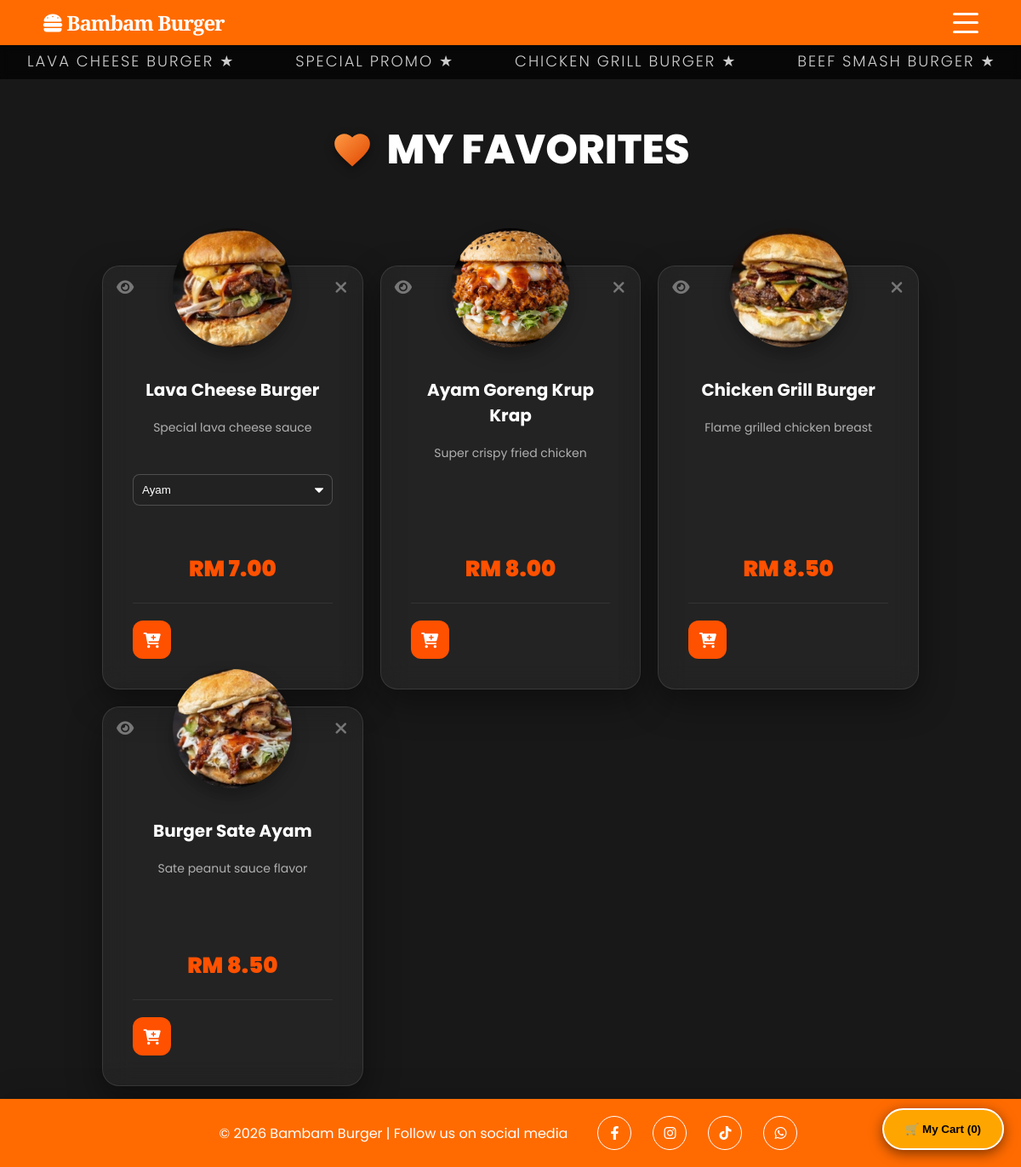
/favorites.php (signed in), run on the app's committed database.
### tables this page shows
CREATE TABLE `menu_items` (
  `id` int NOT NULL,
  `category` varchar(50) NOT NULL,
  `name` varchar(100) NOT NULL,
  `description` text,
  `price` decimal(10,2) NOT NULL,
  `has_protein` tinyint(1) DEFAULT '0',
  `variants` json DEFAULT NULL,
  `image` varchar(255) DEFAULT NULL,
  `created_at` timestamp NULL DEFAULT CURRENT_TIMESTAMP,
  `is_available` tinyint(1) NOT NULL DEFAULT '1',
  `cost_price` decimal(10,2) DEFAULT '0.00'
);

### languages.php (called while the page is built, shortened)
<?php
$lang_code = isset($_COOKIE['site_lang']) ? $_COOKIE['site_lang'] : 'en';
$t = $all_translations[$lang_code];
?>

### favorites.php (the view, shortened to what this page needs)
<?php include 'header.php'; ?>
<?php include_once 'db.php'; ?>
<div class="page-title">
    <h2>
        My Favorites
    </h2>
</div>
<section class="menu-grid" id="favGrid">
    <?php
    $user_id = $_SESSION['user_id'] ?? null;
    if ($user_id) {
        try {
            $stmt = $pdo->prepare("
                SELECT m.*, f.id as fav_record_id
                FROM menu_items m
                JOIN favorites f ON m.id = f.product_id
                WHERE f.user_id = ?
            ");
            $stmt->execute([$user_id]);
            $favorites = $stmt->fetchAll(PDO::FETCH_ASSOC);
            if (count($favorites) > 0) {
                foreach($favorites as $row) {
                    $lowerName = strtolower($row['name']);
                    $imgFilename = str_replace(' ', '', $lowerName) . '.png';
                    if ($lowerName === 'ayam goreng krup krap') $imgFilename = 'ayamkrupkrap.jpg';
                    if ($lowerName === 'lava cheese burger') $imgFilename = 'lavacheese.jpg';
                    if ($lowerName === 'chicken grill burger') $imgFilename = 'grill.jpg';
                    if ($lowerName === 'burger sate ayam') $imgFilename = 'sate.jpg';
                    ?>
                    <div class="menu-card">
                        <button class="quick-view-btn" onclick="openQuickView('<?php echo htmlspecialchars($row['name']); ?>', '<?php echo htmlspecialchars($row['description']); ?>', '<?php echo $row['price']; ?>', 'images/<?php echo $imgFilename; ?>')" title="Quick View"><i class="fas fa-eye"></i></button>
                        <button class="fav-btn" onclick="removeFavDB(<?php echo $row['fav_record_id']; ?>, this)" title="Remove"><i class="fas fa-times"></i></button>
                        <div class="card-img-container">
                            <img src="images/<?php echo $imgFilename; ?>"
                                 onerror="this.style.display='none'"
                                 alt="<?php echo htmlspecialchars($row['name']); ?>">
                        </div>
                        <div class="card-content">
                            <h3><?php echo htmlspecialchars($row['name']); ?></h3>
                            <p><?php echo htmlspecialchars($row['description']); ?></p>
                            <?php if ($row['has_protein']): ?>
                                <select class="protein">
                                    <option value="Ayam">Ayam</option>
                                </select>
                            <?php endif; ?>
                            <div class="price">RM <?php echo number_format($row['price'], 2); ?></div>
                        </div>
                        <div class="card-footer">
                            <button class="add-btn" onclick="addToCart(this)" title="Add to Cart"><i class="fas fa-cart-plus"></i></button>
                        </div>
                    </div>
                    <?php
                }
            }
        } catch (PDOException $e) {
            echo '<div class="empty-msg"><h3>Error loading favorites.</h3></div>';
        }
    } else {
        echo '<div class="empty-msg"><h3>Please login to view favorites.</h3></div>';
    }
    ?>
</section>
<button id="cart-trigger" onclick="toggleCart()">🛒 My Cart (<span id="cart-count">0</span>)</button>
<?php include 'footer.php'; ?>

### header.php (shortened to what this page needs)
<?php
include 'languages.php';
$ticker_items = ['LAVA CHEESE BURGER', 'SPECIAL PROMO', 'CHICKEN GRILL BURGER', 'BEEF SMASH BURGER', 'FREE DELIVERY KANGAR'];
?>
<!DOCTYPE html>
<html lang="en">
<head>
<link href="https://cdnjs.cloudflare.com/ajax/libs/font-awesome/6.0.0/css/all.min.css" rel="stylesheet">
</head>
<body>
<header>
    <h1><a href="index.php" style="text-decoration:none;"><i class="fas fa-hamburger"></i> Bambam Burger</a></h1>
    <button class="hamburger" onclick="toggleMenu()">
        <span></span><span></span><span></span>
    </button>
</header>
<div class="ticker-wrap">
    <div class="ticker-move">
        <?php for ($i = 0; $i < 5; $i++):  ?>
            <?php foreach ($ticker_items as $item): ?>
                <div class="ticker-item"><?php echo htmlspecialchars($item); ?> &#x2605;</div>
            <?php endforeach; ?>
        <?php endfor; ?>
    </div>
</div>

### footer.php (shortened to what this page needs)
<footer>
    <div class="footer-container">
        <span><?php echo $t['footer_text']; ?></span>
        <div class="social-icons">
            <a href="https://www.facebook.com/abiangbam/about?locale=ms_MY" target="_blank" class="social-btn"><i class="fab fa-facebook-f"></i></a>
            <a href="https://www.instagram.com/bambamburgers_hq/" target="_blank" class="social-btn"><i class="fab fa-instagram"></i></a>
            <a href="https://www.tiktok.com/@bambamburger" target="_blank" class="social-btn"><i class="fab fa-tiktok"></i></a>
            <a href="https://wa.me/60175900799" target="_blank" class="social-btn"><i class="fab fa-whatsapp"></i></a>
        </div>
    </div>
</footer>
</body>
</html>

### header.php (style rules this page uses)
*, *::before, *::after { box-sizing: border-box; }
body { margin:0; font-family: 'Poppins', sans-serif; padding-bottom: 75px; background-color: #181818; color: #ffffff; position: relative; }
body::before { content: ""; position: fixed; top: 0; left: 0; width: 100%; height: 100%; background: url('images/ch.png') no-repeat center center fixed; background-size: cover; opacity: 0.08; z-index: -1; pointer-events: none; }
h1, h2, h3, h4, h5, h6 { font-family: 'Playfair Display', serif; }
header { background-color: #FF6B00 !important; opacity: 1 !important; border-bottom: none; color: #ffffff; padding: 10px 50px; display:flex; justify-content:space-between; align-items:center; position:fixed; width:100%; top:0; z-index:1000; transition: all 0.3s ease; box-shadow: none; }
header h1 a { color: #ffffff; }
header h1 { margin:0; font-size:24px; font-weight: 700; letter-spacing: -1px; }
.ticker-wrap { position: fixed; top: 50px; left: 0; width: 100%; background-color: rgba(0, 0, 0, 0.7); backdrop-filter: blur(5px); color: rgba(255, 255, 255, 0.8); padding: 8px 0; z-index: 999; font-size: 18px; letter-spacing: 2px; overflow: hidden; }
.ticker-move { display: inline-block; white-space: nowrap; animation: ticker-scroll 200s linear infinite; }
.ticker-item { display: inline-block; font-weight: 300; text-transform: uppercase; padding: 0 2rem; }
footer { background-color: #FF5E0E; background-color: #ff5e0e !important; opacity: 1 !important; color:white; text-align:center; padding:15px 0; position:fixed; bottom:0; width:100%; z-index:1000; box-shadow: 0 -10px 30px rgba(0,0,0,0.1); }
.hamburger { display: flex; flex-direction: column; justify-content: space-between; width: 30px; height: 24px; background: transparent; border: none; cursor: pointer; z-index: 2000; padding: 0; }
.hamburger span { width: 100%; height: 3px; background: #ffffff; border-radius: 2px; transition: all 0.3s ease-in-out; }

### footer.php (style rules this page uses)
footer { background: #FF6B00 !important; color: white; padding: 20px; text-align: center; }
.footer-container { display: flex; justify-content: center; align-items: center; gap: 30px; flex-wrap: wrap; }
.social-icons { display: flex; gap: 15px; }
.social-btn { color: white; font-size: 1rem; padding: 8px; width: 40px; height: 40px; background: transparent; border: 1px solid #ffffff; display: flex; align-items: center; justify-content: center; border-radius: 50%; text-decoration: none; transition: all 0.3s ease; margin: 0 5px; }

### data on the page
menu_items: shows a picture, name "Lava Cheese Burger", description "Special lava cheese sauce", price "7.00"
menu_items: shows a picture, name "Ayam Goreng Krup Krap", description "Super crispy fried chicken", price "8.00"
menu_items: shows a picture, name "Chicken Grill Burger", description "Flame grilled chicken breast", price "8.50"
menu_items: shows a picture, name "Burger Sate Ayam", description "Sate peanut sauce flavor", price "8.50"

### other printed values
$item "LAVA CHEESE BURGER"
$item "SPECIAL PROMO"
$item "CHICKEN GRILL BURGER"
$item "BEEF SMASH BURGER"
$t['footer_text'] "© 2026 Bambam Burger | Follow us on social media"
